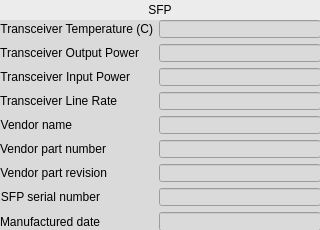
<?xml version="1.0" encoding="UTF-8"?>
<ui version="4.0">
 <class>Form</class>
 <widget class="QWidget" name="Form">
  <property name="geometry">
   <rect>
    <x>0</x>
    <y>0</y>
    <width>320</width>
    <height>230</height>
   </rect>
  </property>
  <property name="windowTitle">
   <string>Form</string>
  </property>
  <property name="styleSheet">
   <string notr="true">background-color: rgb(218, 218, 218);</string>
  </property>
  <widget class="caLabel" name="calabel">
   <property name="geometry">
    <rect>
     <x>0</x>
     <y>0</y>
     <width>320</width>
     <height>20</height>
    </rect>
   </property>
   <property name="styleSheet">
    <string notr="true">background-color: rgb(236, 236, 236, 255);</string>
   </property>
   <property name="text">
    <string>SFP</string>
   </property>
   <property name="alignment">
    <set>Qt::AlignCenter</set>
   </property>
  </widget>
  <widget class="QWidget" name="formLayoutWidget">
   <property name="geometry">
    <rect>
     <x>0</x>
     <y>20</y>
     <width>321</width>
     <height>211</height>
    </rect>
   </property>
   <layout class="QFormLayout" name="formLayout">
    <item row="0" column="0">
     <widget class="QLabel" name="label_16">
      <property name="text">
       <string>Transceiver Temperature (C)</string>
      </property>
      <property name="alignment">
       <set>Qt::AlignRight|Qt::AlignTrailing|Qt::AlignVCenter</set>
      </property>
     </widget>
    </item>
    <item row="1" column="0">
     <widget class="QLabel" name="label_17">
      <property name="text">
       <string>Transceiver Output Power</string>
      </property>
      <property name="alignment">
       <set>Qt::AlignRight|Qt::AlignTrailing|Qt::AlignVCenter</set>
      </property>
     </widget>
    </item>
    <item row="2" column="0">
     <widget class="QLabel" name="label_18">
      <property name="text">
       <string>Transceiver Input Power</string>
      </property>
      <property name="alignment">
       <set>Qt::AlignRight|Qt::AlignTrailing|Qt::AlignVCenter</set>
      </property>
     </widget>
    </item>
    <item row="3" column="0">
     <widget class="QLabel" name="label_19">
      <property name="text">
       <string>Transceiver Line Rate</string>
      </property>
      <property name="alignment">
       <set>Qt::AlignRight|Qt::AlignTrailing|Qt::AlignVCenter</set>
      </property>
     </widget>
    </item>
    <item row="4" column="0">
     <widget class="QLabel" name="label_20">
      <property name="text">
       <string>Vendor name</string>
      </property>
      <property name="alignment">
       <set>Qt::AlignRight|Qt::AlignTrailing|Qt::AlignVCenter</set>
      </property>
     </widget>
    </item>
    <item row="5" column="0">
     <widget class="QLabel" name="label_21">
      <property name="text">
       <string>Vendor part number</string>
      </property>
      <property name="alignment">
       <set>Qt::AlignRight|Qt::AlignTrailing|Qt::AlignVCenter</set>
      </property>
     </widget>
    </item>
    <item row="6" column="0">
     <widget class="QLabel" name="label_22">
      <property name="text">
       <string>Vendor part revision</string>
      </property>
      <property name="alignment">
       <set>Qt::AlignRight|Qt::AlignTrailing|Qt::AlignVCenter</set>
      </property>
     </widget>
    </item>
    <item row="7" column="0">
     <widget class="QLabel" name="label_23">
      <property name="text">
       <string>SFP serial number</string>
      </property>
      <property name="alignment">
       <set>Qt::AlignRight|Qt::AlignTrailing|Qt::AlignVCenter</set>
      </property>
     </widget>
    </item>
    <item row="8" column="0">
     <widget class="QLabel" name="label_25">
      <property name="text">
       <string>Manufactured date</string>
      </property>
      <property name="alignment">
       <set>Qt::AlignRight|Qt::AlignTrailing|Qt::AlignVCenter</set>
      </property>
     </widget>
    </item>
    <item row="0" column="1">
     <widget class="caLineEdit" name="calineedit_6">
      <property name="channel" stdset="0">
       <string notr="true">$(EVR):SFP-T-I</string>
      </property>
      <property name="unitsEnabled">
       <bool>true</bool>
      </property>
     </widget>
    </item>
    <item row="1" column="1">
     <widget class="caLineEdit" name="calineedit_7">
      <property name="channel" stdset="0">
       <string notr="true">$(EVR):SFP-Pwr-TX-I</string>
      </property>
      <property name="unitsEnabled">
       <bool>true</bool>
      </property>
     </widget>
    </item>
    <item row="2" column="1">
     <widget class="caLineEdit" name="calineedit_8">
      <property name="channel" stdset="0">
       <string notr="true">$(EVR):SFP-Pwr-RX-I</string>
      </property>
      <property name="unitsEnabled">
       <bool>true</bool>
      </property>
     </widget>
    </item>
    <item row="3" column="1">
     <widget class="caLineEdit" name="calineedit_9">
      <property name="channel" stdset="0">
       <string notr="true">$(EVR):SFP-Speed-Link-I</string>
      </property>
     </widget>
    </item>
    <item row="4" column="1">
     <widget class="caLineEdit" name="calineedit_10">
      <property name="channel" stdset="0">
       <string notr="true">$(EVR):SFP-Vendor-I</string>
      </property>
      <property name="formatType">
       <enum>caLineEdit::string</enum>
      </property>
     </widget>
    </item>
    <item row="5" column="1">
     <widget class="caLineEdit" name="calineedit_11">
      <property name="channel" stdset="0">
       <string notr="true">$(EVR):SFP-Part-I</string>
      </property>
      <property name="formatType">
       <enum>caLineEdit::string</enum>
      </property>
     </widget>
    </item>
    <item row="6" column="1">
     <widget class="caLineEdit" name="calineedit_12">
      <property name="channel" stdset="0">
       <string notr="true">$(EVR):SFP-Rev-I</string>
      </property>
      <property name="formatType">
       <enum>caLineEdit::string</enum>
      </property>
     </widget>
    </item>
    <item row="7" column="1">
     <widget class="caLineEdit" name="calineedit_13">
      <property name="channel" stdset="0">
       <string notr="true">$(EVR):SFP-Serial-I</string>
      </property>
      <property name="formatType">
       <enum>caLineEdit::string</enum>
      </property>
     </widget>
    </item>
    <item row="8" column="1">
     <widget class="caLineEdit" name="calineedit_14">
      <property name="channel" stdset="0">
       <string notr="true">$(EVR):SFP-Date-Manu-I</string>
      </property>
      <property name="formatType">
       <enum>caLineEdit::string</enum>
      </property>
     </widget>
    </item>
   </layout>
  </widget>
 </widget>
 <customwidgets>
  <customwidget>
   <class>caLabel</class>
   <extends>QLabel</extends>
   <header>caLabel</header>
  </customwidget>
  <customwidget>
   <class>caLineEdit</class>
   <extends>QLineEdit</extends>
   <header>caLineEdit</header>
  </customwidget>
 </customwidgets>
 <resources/>
 <connections/>
</ui>
